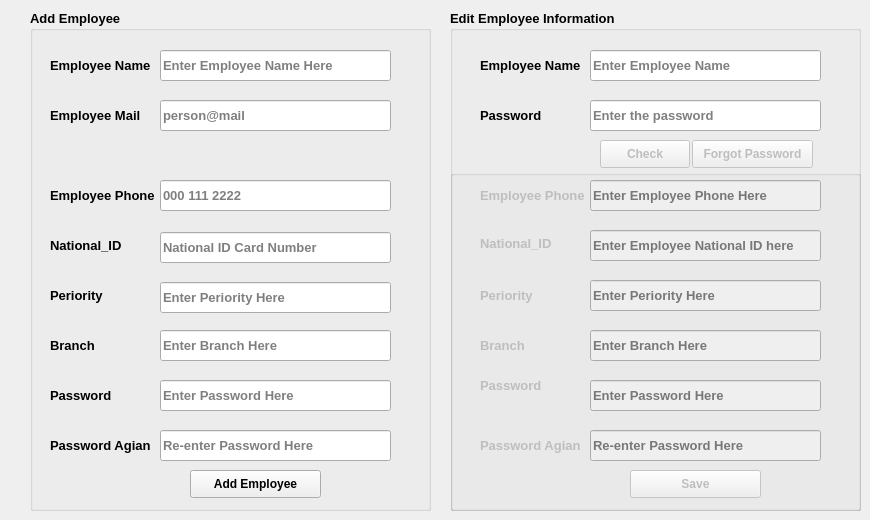
      <widget class="QWidget" name="tab_25">
       <attribute name="title">
        <string>Employeies</string>
       </attribute>
       <widget class="QGroupBox" name="groupBox_5">
        <property name="enabled">
         <bool>true</bool>
        </property>
        <property name="geometry">
         <rect>
          <x>30</x>
          <y>10</y>
          <width>401</width>
          <height>501</height>
         </rect>
        </property>
        <property name="font">
         <font>
          <family>Ubuntu</family>
          <pointsize>10</pointsize>
          <weight>75</weight>
          <bold>true</bold>
         </font>
        </property>
        <property name="title">
         <string>Add Employee</string>
        </property>
        <widget class="QLabel" name="label_50">
         <property name="geometry">
          <rect>
           <x>20</x>
           <y>220</y>
           <width>81</width>
           <height>31</height>
          </rect>
         </property>
         <property name="font">
          <font>
           <family>Ubuntu</family>
           <pointsize>10</pointsize>
           <weight>75</weight>
           <bold>true</bold>
          </font>
         </property>
         <property name="text">
          <string>National_ID</string>
         </property>
        </widget>
        <widget class="QLabel" name="label_51">
         <property name="geometry">
          <rect>
           <x>20</x>
           <y>90</y>
           <width>101</width>
           <height>31</height>
          </rect>
         </property>
         <property name="font">
          <font>
           <family>Ubuntu</family>
           <pointsize>10</pointsize>
           <weight>75</weight>
           <bold>true</bold>
          </font>
         </property>
         <property name="text">
          <string>Employee Mail</string>
         </property>
        </widget>
        <widget class="QLabel" name="label_52">
         <property name="geometry">
          <rect>
           <x>20</x>
           <y>40</y>
           <width>101</width>
           <height>31</height>
          </rect>
         </property>
         <property name="font">
          <font>
           <family>Ubuntu</family>
           <pointsize>10</pointsize>
           <weight>75</weight>
           <bold>true</bold>
           <kerning>false</kerning>
          </font>
         </property>
         <property name="text">
          <string>Employee Name</string>
         </property>
        </widget>
        <widget class="QLabel" name="label_53">
         <property name="geometry">
          <rect>
           <x>20</x>
           <y>170</y>
           <width>111</width>
           <height>31</height>
          </rect>
         </property>
         <property name="font">
          <font>
           <family>Ubuntu</family>
           <pointsize>10</pointsize>
           <weight>75</weight>
           <bold>true</bold>
          </font>
         </property>
         <property name="text">
          <string>Employee Phone</string>
         </property>
        </widget>
        <widget class="QLabel" name="label_54">
         <property name="geometry">
          <rect>
           <x>20</x>
           <y>370</y>
           <width>81</width>
           <height>31</height>
          </rect>
         </property>
         <property name="font">
          <font>
           <family>Ubuntu</family>
           <pointsize>10</pointsize>
           <weight>75</weight>
           <bold>true</bold>
          </font>
         </property>
         <property name="text">
          <string>Password</string>
         </property>
        </widget>
        <widget class="QLabel" name="label_55">
         <property name="geometry">
          <rect>
           <x>20</x>
           <y>420</y>
           <width>101</width>
           <height>31</height>
          </rect>
         </property>
         <property name="font">
          <font>
           <family>Ubuntu</family>
           <pointsize>10</pointsize>
           <weight>75</weight>
           <bold>true</bold>
          </font>
         </property>
         <property name="text">
          <string>Password Agian</string>
         </property>
        </widget>
        <widget class="QPushButton" name="pushButton_38">
         <property name="enabled">
          <bool>true</bool>
         </property>
         <property name="geometry">
          <rect>
           <x>160</x>
           <y>460</y>
           <width>131</width>
           <height>28</height>
          </rect>
         </property>
         <property name="font">
          <font>
           <family>Ubuntu</family>
           <pointsize>9</pointsize>
           <weight>75</weight>
           <italic>false</italic>
           <bold>true</bold>
          </font>
         </property>
         <property name="text">
          <string>Add Employee</string>
         </property>
        </widget>
        <widget class="QLabel" name="label_72">
         <property name="geometry">
          <rect>
           <x>20</x>
           <y>270</y>
           <width>81</width>
           <height>31</height>
          </rect>
         </property>
         <property name="font">
          <font>
           <pointsize>10</pointsize>
           <weight>75</weight>
           <bold>true</bold>
          </font>
         </property>
         <property name="text">
          <string>Periority</string>
         </property>
        </widget>
        <widget class="QLineEdit" name="lineEdit_31">
         <property name="geometry">
          <rect>
           <x>130</x>
           <y>40</y>
           <width>231</width>
           <height>31</height>
          </rect>
         </property>
         <property name="placeholderText">
          <string>Enter Employee Name Here</string>
         </property>
        </widget>
        <widget class="QLineEdit" name="lineEdit_32">
         <property name="geometry">
          <rect>
           <x>130</x>
           <y>90</y>
           <width>231</width>
           <height>31</height>
          </rect>
         </property>
         <property name="placeholderText">
          <string>person@mail</string>
         </property>
        </widget>
        <widget class="QLineEdit" name="lineEdit_33">
         <property name="geometry">
          <rect>
           <x>130</x>
           <y>170</y>
           <width>231</width>
           <height>31</height>
          </rect>
         </property>
         <property name="placeholderText">
          <string>000 111 2222</string>
         </property>
        </widget>
        <widget class="QLineEdit" name="lineEdit_34">
         <property name="geometry">
          <rect>
           <x>130</x>
           <y>222</y>
           <width>231</width>
           <height>31</height>
          </rect>
         </property>
         <property name="placeholderText">
          <string>National ID Card Number</string>
         </property>
        </widget>
        <widget class="QLineEdit" name="lineEdit_35">
         <property name="geometry">
          <rect>
           <x>130</x>
           <y>272</y>
           <width>231</width>
           <height>31</height>
          </rect>
         </property>
         <property name="echoMode">
          <enum>QLineEdit::Normal</enum>
         </property>
         <property name="placeholderText">
          <string>Enter Periority Here</string>
         </property>
        </widget>
        <widget class="QLineEdit" name="lineEdit_36">
         <property name="geometry">
          <rect>
           <x>130</x>
           <y>370</y>
           <width>231</width>
           <height>31</height>
          </rect>
         </property>
         <property name="echoMode">
          <enum>QLineEdit::Password</enum>
         </property>
         <property name="placeholderText">
          <string>Enter Password Here</string>
         </property>
        </widget>
        <widget class="QLineEdit" name="lineEdit_37">
         <property name="geometry">
          <rect>
           <x>130</x>
           <y>420</y>
           <width>231</width>
           <height>31</height>
          </rect>
         </property>
         <property name="echoMode">
          <enum>QLineEdit::Password</enum>
         </property>
         <property name="placeholderText">
          <string>Re-enter Password Here</string>
         </property>
        </widget>
        <widget class="QLabel" name="label_89">
         <property name="geometry">
          <rect>
           <x>20</x>
           <y>320</y>
           <width>81</width>
           <height>31</height>
          </rect>
         </property>
         <property name="font">
          <font>
           <pointsize>10</pointsize>
           <weight>75</weight>
           <bold>true</bold>
          </font>
         </property>
         <property name="text">
          <string>Branch</string>
         </property>
        </widget>
        <widget class="QLineEdit" name="lineEdit_53">
         <property name="geometry">
          <rect>
           <x>130</x>
           <y>320</y>
           <width>231</width>
           <height>31</height>
          </rect>
         </property>
         <property name="placeholderText">
          <string>Enter Branch Here</string>
         </property>
        </widget>
       </widget>
       <widget class="QGroupBox" name="groupBox_6">
        <property name="geometry">
         <rect>
          <x>450</x>
          <y>10</y>
          <width>411</width>
          <height>501</height>
         </rect>
        </property>
        <property name="font">
         <font>
          <family>Ubuntu</family>
          <pointsize>10</pointsize>
          <weight>75</weight>
          <bold>true</bold>
         </font>
        </property>
        <property name="title">
         <string>Edit Employee Information</string>
        </property>
        <widget class="QLabel" name="label_57">
         <property name="geometry">
          <rect>
           <x>30</x>
           <y>90</y>
           <width>81</width>
           <height>31</height>
          </rect>
         </property>
         <property name="font">
          <font>
           <family>Ubuntu</family>
           <pointsize>10</pointsize>
           <weight>75</weight>
           <bold>true</bold>
          </font>
         </property>
         <property name="text">
          <string>Password</string>
         </property>
        </widget>
        <widget class="QLabel" name="label_58">
         <property name="geometry">
          <rect>
           <x>30</x>
           <y>40</y>
           <width>101</width>
           <height>31</height>
          </rect>
         </property>
         <property name="font">
          <font>
           <family>Ubuntu</family>
           <pointsize>10</pointsize>
           <weight>75</weight>
           <bold>true</bold>
          </font>
         </property>
         <property name="text">
          <string>Employee Name</string>
         </property>
        </widget>
        <widget class="QPushButton" name="pushButton_36">
         <property name="enabled">
          <bool>false</bool>
         </property>
         <property name="geometry">
          <rect>
           <x>150</x>
           <y>130</y>
           <width>90</width>
           <height>28</height>
          </rect>
         </property>
         <property name="font">
          <font>
           <family>Ubuntu</family>
           <pointsize>9</pointsize>
           <weight>75</weight>
           <italic>false</italic>
           <bold>true</bold>
          </font>
         </property>
         <property name="text">
          <string>Check</string>
         </property>
        </widget>
        <widget class="QPushButton" name="pushButton_41">
         <property name="enabled">
          <bool>false</bool>
         </property>
         <property name="geometry">
          <rect>
           <x>242</x>
           <y>130</y>
           <width>121</width>
           <height>28</height>
          </rect>
         </property>
         <property name="font">
          <font>
           <family>Ubuntu</family>
           <pointsize>9</pointsize>
           <weight>75</weight>
           <italic>false</italic>
           <bold>true</bold>
          </font>
         </property>
         <property name="text">
          <string>Forgot Password</string>
         </property>
        </widget>
        <widget class="QLineEdit" name="lineEdit_43">
         <property name="geometry">
          <rect>
           <x>140</x>
           <y>40</y>
           <width>231</width>
           <height>31</height>
          </rect>
         </property>
         <property name="placeholderText">
          <string>Enter Employee Name</string>
         </property>
        </widget>
        <widget class="QLineEdit" name="lineEdit_44">
         <property name="geometry">
          <rect>
           <x>140</x>
           <y>90</y>
           <width>231</width>
           <height>31</height>
          </rect>
         </property>
         <property name="echoMode">
          <enum>QLineEdit::Password</enum>
         </property>
         <property name="placeholderText">
          <string>Enter the password</string>
         </property>
        </widget>
        <widget class="QGroupBox" name="groupBox">
         <property name="enabled">
          <bool>false</bool>
         </property>
         <property name="geometry">
          <rect>
           <x>0</x>
           <y>160</y>
           <width>411</width>
           <height>341</height>
          </rect>
         </property>
         <property name="title">
          <string/>
         </property>
         <widget class="QLabel" name="label_56">
          <property name="geometry">
           <rect>
            <x>30</x>
            <y>58</y>
            <width>81</width>
            <height>31</height>
           </rect>
          </property>
          <property name="font">
           <font>
            <family>Ubuntu</family>
            <pointsize>10</pointsize>
            <weight>75</weight>
            <bold>true</bold>
           </font>
          </property>
          <property name="text">
           <string>National_ID</string>
          </property>
         </widget>
         <widget class="QLabel" name="label_60">
          <property name="geometry">
           <rect>
            <x>30</x>
            <y>200</y>
            <width>81</width>
            <height>31</height>
           </rect>
          </property>
          <property name="font">
           <font>
            <family>Ubuntu</family>
            <pointsize>10</pointsize>
            <weight>75</weight>
            <bold>true</bold>
           </font>
          </property>
          <property name="text">
           <string>Password</string>
          </property>
         </widget>
         <widget class="QLineEdit" name="lineEdit_39">
          <property name="geometry">
           <rect>
            <x>140</x>
            <y>260</y>
            <width>231</width>
            <height>31</height>
           </rect>
          </property>
          <property name="echoMode">
           <enum>QLineEdit::Password</enum>
          </property>
          <property name="placeholderText">
           <string>Re-enter Password Here </string>
          </property>
         </widget>
         <widget class="QLabel" name="label_75">
          <property name="geometry">
           <rect>
            <x>30</x>
            <y>110</y>
            <width>81</width>
            <height>31</height>
           </rect>
          </property>
          <property name="font">
           <font>
            <pointsize>10</pointsize>
            <weight>75</weight>
            <bold>true</bold>
           </font>
          </property>
          <property name="text">
           <string>Periority</string>
          </property>
         </widget>
         <widget class="QLabel" name="label_61">
          <property name="geometry">
           <rect>
            <x>30</x>
            <y>260</y>
            <width>101</width>
            <height>31</height>
           </rect>
          </property>
          <property name="font">
           <font>
            <family>Ubuntu</family>
            <pointsize>10</pointsize>
            <weight>75</weight>
            <bold>true</bold>
           </font>
          </property>
          <property name="text">
           <string>Password Agian</string>
          </property>
         </widget>
         <widget class="QLabel" name="label_59">
          <property name="geometry">
           <rect>
            <x>30</x>
            <y>10</y>
            <width>111</width>
            <height>31</height>
           </rect>
          </property>
          <property name="font">
           <font>
            <family>Ubuntu</family>
            <pointsize>10</pointsize>
            <weight>75</weight>
            <bold>true</bold>
           </font>
          </property>
          <property name="text">
           <string>Employee Phone</string>
          </property>
         </widget>
         <widget class="QLineEdit" name="lineEdit_38">
          <property name="geometry">
           <rect>
            <x>140</x>
            <y>110</y>
            <width>231</width>
            <height>31</height>
           </rect>
          </property>
          <property name="placeholderText">
           <string>Enter Periority Here</string>
          </property>
         </widget>
         <widget class="QLineEdit" name="lineEdit_40">
          <property name="geometry">
           <rect>
            <x>140</x>
            <y>10</y>
            <width>231</width>
            <height>31</height>
           </rect>
          </property>
          <property name="placeholderText">
           <string>Enter Employee Phone Here</string>
          </property>
         </widget>
         <widget class="QLabel" name="label_88">
          <property name="geometry">
           <rect>
            <x>30</x>
            <y>160</y>
            <width>81</width>
            <height>31</height>
           </rect>
          </property>
          <property name="font">
           <font>
            <pointsize>10</pointsize>
            <weight>75</weight>
            <bold>true</bold>
           </font>
          </property>
          <property name="text">
           <string>Branch</string>
          </property>
         </widget>
         <widget class="QLineEdit" name="lineEdit_52">
          <property name="geometry">
           <rect>
            <x>140</x>
            <y>160</y>
            <width>231</width>
            <height>31</height>
           </rect>
          </property>
          <property name="placeholderText">
           <string>Enter Branch Here</string>
          </property>
         </widget>
         <widget class="QLineEdit" name="lineEdit_41">
          <property name="geometry">
           <rect>
            <x>140</x>
            <y>60</y>
            <width>231</width>
            <height>31</height>
           </rect>
          </property>
          <property name="placeholderText">
           <string>Enter Employee National ID here</string>
          </property>
         </widget>
         <widget class="QLineEdit" name="lineEdit_42">
          <property name="geometry">
           <rect>
            <x>140</x>
            <y>210</y>
            <width>231</width>
            <height>31</height>
           </rect>
          </property>
          <property name="echoMode">
           <enum>QLineEdit::Password</enum>
          </property>
          <property name="placeholderText">
           <string>Enter Password Here</string>
          </property>
         </widget>
         <widget class="QPushButton" name="pushButton_56">
          <property name="geometry">
           <rect>
            <x>180</x>
            <y>300</y>
            <width>131</width>
            <height>28</height>
           </rect>
          </property>
          <property name="font">
           <font>
            <family>Ubuntu</family>
            <pointsize>9</pointsize>
            <weight>75</weight>
            <italic>false</italic>
            <bold>true</bold>
           </font>
          </property>
          <property name="text">
           <string>Save</string>
          </property>
         </widget>
        </widget>
       </widget>
      </widget>
